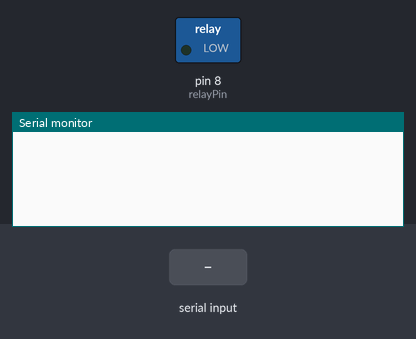
Bench run of a sketch on a simulated Arduino Uno, built with avr-gcc and run on an emulated ATmega328P. On the bench: switched loads named in the sketch (green lamp = pin HIGH), the last lines printed to the serial monitor. The inputs (shaded band) are chosen by the test bench.

Above: at 1.2 s.
1.3 s: "H," received over Serial
At 3.5 s:
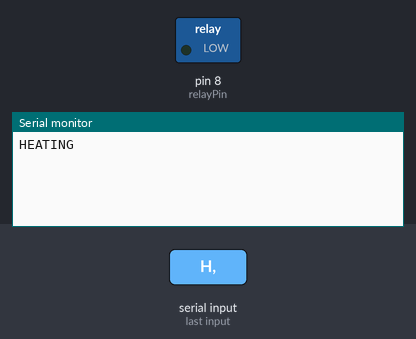
3.8 s: "C," received over Serial
At 5.4 s:
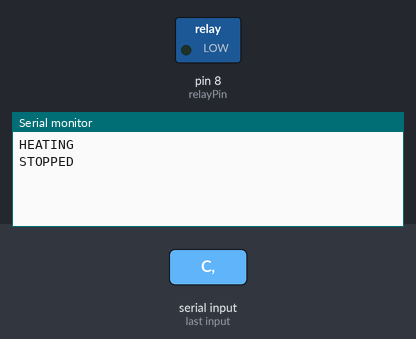

Measured:
- after the input at 1.3 s, the serial monitor: prints a new line after 1.0 s (image 1)
- after the input at 3.8 s, the serial monitor: prints a new line after 1.0 s (image 2)

The sketch:

TCP_Switch.ino
```cpp
int relayPin = 8;
unsigned long commandTime = 0; // variable to store the time when the command is received
int delayDuration = 0; // variable to store the delay duration

void setup() {
  Serial.begin(9600);
  pinMode(relayPin, OUTPUT);
}

void loop() {
  if (Serial.available() > 0) {
    String command = Serial.readStringUntil(',');
    String param = Serial.readStringUntil('\n');

    // Starts a timer when a command is received
    commandTime = millis();

    if (command == "H") {
      digitalWrite(relayPin, HIGH);
      Serial.println("HEATING");
      delayDuration = param.toInt(); // Store the delay duration
    }
    else if (command == "C") {
      digitalWrite(relayPin, LOW);
      Serial.println("STOPPED");
    }
  }

  // Check if a delay command is ongoing
  if (millis() - commandTime < delayDuration) {
    // If the time hasn't elapsed, continue doing other things
    // You can add other code here to execute concurrently
  }
  else {
    // If the time has elapsed, do something (e.g., turn off the relay)
    digitalWrite(relayPin, LOW);
  }
}
```
